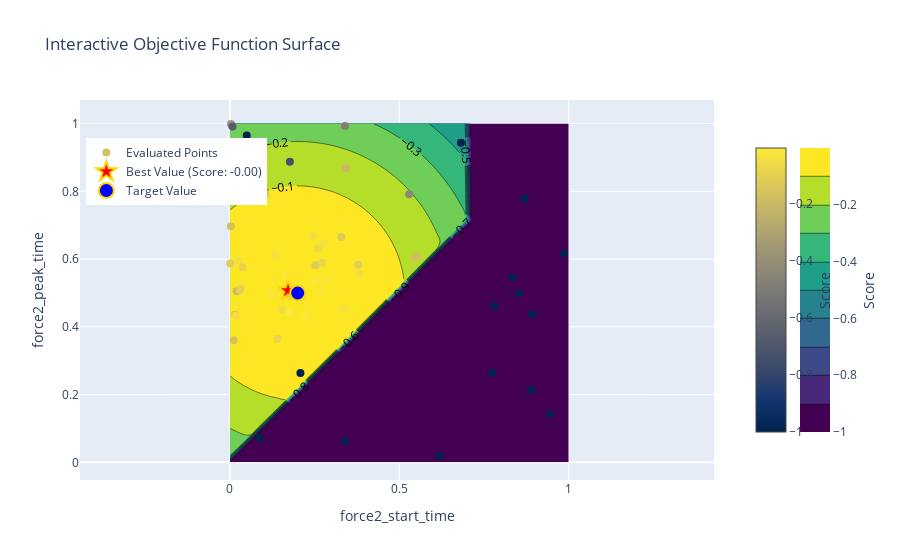

Notebook cell for this chart:
### Code cell
import plotly.graph_objects as go
from plotly.offline import iplot

def visualize_objective_surface_interactive(optimizer):
    # Use a 2D slice for simplicity (vary two parameters, fix others)
    x = np.linspace(0.0, 1.0, 50)  # Adjust these ranges to match pbounds
    y = np.linspace(0.0, 1.0, 50)  # Adjust these ranges to match pbounds
    X, Y = np.meshgrid(x, y)

    # Fixed parameters for visualization

    # Compute objective values for each combination of x, y
    Z = np.array([
        objective(x, y)
        for xi, yi in zip(np.ravel(X), np.ravel(Y))
    ])
    Z = Z.reshape(X.shape)

    # Extract evaluated points and hover information from optimizer.res
    evaluated_x = []
    evaluated_y = []
    evaluated_scores = []
    hover_texts = []

    for res in optimizer.res:
        params = res["params"]
        score = res["target"]

        evaluated_x.append(params["force2_start_time"])
        evaluated_y.append(params["force2_end_time"])
        evaluated_scores.append(score)

        # Format hover text to include all parameter values and the score
        hover_text = (
            f"<b>Score:</b> {score:.2f}<br>"
            f"<b>force2_start_time:</b> {params['force2_start_time']:.2f}<br>"
            f"<b>force2_end_time:</b> {params['force2_end_time']:.2f}"
        )
        hover_texts.append(hover_text)

    # Extract the best point
    best_params = optimizer.max["params"]
    best_x = best_params["force2_start_time"]
    best_y = best_params["force2_end_time"]
    best_score = optimizer.max["target"]

    # Create the interactive plot
    fig = go.Figure()

    # Add the contour surface
    fig.add_trace(go.Contour(
        x=x, y=y, z=Z,
        colorscale="Viridis",
        colorbar=dict(
            title="Score",
            titleside="right",
            x=1.12,  # Move colorbar slightly right
            len=0.8  # Adjust colorbar length
        ),
        contours=dict(showlabels=True),
        name="Objective Surface"
    ))

    # Add evaluated points with hover information
    fig.add_trace(go.Scatter(
        x=evaluated_x, y=evaluated_y,
        mode='markers',
        marker=dict(
            size=8,
            color=evaluated_scores,
            colorscale="Cividis",
            showscale=True,
            colorbar=dict(
                title="Score",
                titleside="right",
                x=1.05,  # Move colorbar slightly right
                len=0.8  # Adjust colorbar length
            ),
        ),
        text=hover_texts,  # Add hover information
        hoverinfo="text",  # Display custom hover text
        name="Evaluated Points"
    ))

    # Add the best point
    fig.add_trace(go.Scatter(
        x=[best_x], y=[best_y],
        mode='markers',
        marker=dict(
            size=15,
            color='red',
            symbol='star',
            line=dict(width=2, color='gold')
        ),
        name=f"Best Value (Score: {best_score:.2f})",
        hoverinfo="skip"  # Skip hover text for the best point
    ))

    # Add the target point
    fig.add_trace(go.Scatter(
        x=[0.2], y=[0.7],
        mode='markers',
        marker=dict(
            size=15,
            color='blue',
            symbol='circle',
            line=dict(width=2, color='gold')
        ),
        name=f"Target Value",
        hoverinfo="skip"  # Skip hover text for the best point
    ))

    # Update layout for better visualization
    fig.update_layout(
        title="Interactive Objective Function Surface",
        xaxis_title="force2_start_time",
        yaxis_title="force2_peak_time",
        xaxis=dict(scaleanchor="y"),  # Link x-axis scale to y-axis scale
        yaxis=dict(scaleanchor="x"),  # Link y-axis scale to x-axis scale
        legend=dict(yanchor="top", y=0.9, xanchor="left", x=0.01),
        template="plotly"
    )

    # Show the interactive plot
    iplot(fig)


# Example usage:
visualize_objective_surface_interactive(optimizer)

### Figure 1 — Plotly figure (JSON) as saved in the notebook; plotly's stock layout.template omitted (floating-point values rounded to 4 significant figures; data arrays with more than 128 entries replaced by an {"elided": "..."} marker saying what was removed)
{"data": [{"colorbar": {"len": 0.8, "title": {"side": "right", "text": "Score"}, "x": 1.12}, "colorscale": [[0, "#440154"], [0.1111, "#482878"], [0.2222, "#3e4989"], [0.3333, "#31688e"], [0.4444, "#26828e"], [0.5556, "#1f9e89"], [0.6667, "#35b779"], [0.7778, "#6ece58"], [0.8889, "#b5de2b"], [1, "#fde725"]], "contours": {"showlabels": true}, "name": "Objective Surface", "type": "contour", "x": [0, 0.02041, 0.04082, 0.06122, 0.08163, 0.102, 0.1224, 0.1429, 0.1633, 0.1837, 0.2041, 0.2245, 0.2449, 0.2653, 0.2857, 0.3061, 0.3265, 0.3469, 0.3673, 0.3878, 0.4082, 0.4286, 0.449, 0.4694, 0.4898, 0.5102, 0.5306, 0.551, 0.5714, 0.5918, 0.6122, 0.6327, 0.6531, 0.6735, 0.6939, 0.7143, 0.7347, 0.7551, 0.7755, 0.7959, 0.8163, 0.8367, 0.8571, 0.8776, 0.898, 0.9184, 0.9388, 0.9592, 0.9796, 1], "y": [0, 0.02041, 0.04082, 0.06122, 0.08163, 0.102, 0.1224, 0.1429, 0.1633, 0.1837, 0.2041, 0.2245, 0.2449, 0.2653, 0.2857, 0.3061, 0.3265, 0.3469, 0.3673, 0.3878, 0.4082, 0.4286, 0.449, 0.4694, 0.4898, 0.5102, 0.5306, 0.551, 0.5714, 0.5918, 0.6122, 0.6327, 0.6531, 0.6735, 0.6939, 0.7143, 0.7347, 0.7551, 0.7755, 0.7959, 0.8163, 0.8367, 0.8571, 0.8776, 0.898, 0.9184, 0.9388, 0.9592, 0.9796, 1], "z": {"elided": "50x50 float values"}}, {"hoverinfo": "text", "marker": {"color": [-0.1596, -1, -0.4363, -1, -1, -1, -1, -1, -1, -1, -0.1731, -0.1044, -1, -0.7463, -0.03396, -0.1263, -0.3574, -1, -0.2047, -0.6753, -0.2089, -0.08455, -0.4863, -0.04461, -1, -0.1616, -0.07941, -0.147, -0.01888, -1, -0.1109, -0.1981, -0.1294, -1, -0.06558, -0.04772, -0.05855, -0.1179, -0.01675, -0.07876, -1, -0.1535, -0.0397, -0.01794, -1, -0.153, -0.135, -0.04659, -0.1007, -0.09772, -0.05484, -0.004058, -0.04142, -0.01169, -0.03943, -0.01024, -0.03745, -0.01874, -0.009807, -0.006129], "colorbar": {"len": 0.8, "title": {"side": "right", "text": "Score"}, "x": 1.05}, "colorscale": [[0, "#00224e"], [0.1111, "#123570"], [0.2222, "#3b496c"], [0.3333, "#575d6d"], [0.4444, "#707173"], [0.5556, "#8a8678"], [0.6667, "#a59c74"], [0.7778, "#c3b369"], [0.8889, "#e1cc55"], [1, "#fee838"]], "showscale": true, "size": 8}, "mode": "markers", "name": "Evaluated Points", "text": ["<b>Score:</b> -0.16<br><b>force2_start_time:</b> 0.54<br><b>force2_peak_time:</b> 0.60", "<b>Score:</b> -1.00<br><b>force2_start_time:</b> 0.89<br><b>force2_peak_time:</b> 0.44", "<b>Score:</b> -0.44<br><b>force2_start_time:</b> 0.53<br><b>force2_peak_time:</b> 0.79", "<b>Score:</b> -1.00<br><b>force2_start_time:</b> 0.09<br><b>force2_peak_time:</b> 0.07", "<b>Score:</b> -1.00<br><b>force2_start_time:</b> 0.87<br><b>force2_peak_time:</b> 0.78", "<b>Score:</b> -1.00<br><b>force2_start_time:</b> 0.78<br><b>force2_peak_time:</b> 0.46", "<b>Score:</b> -1.00<br><b>force2_start_time:</b> 0.94<br><b>force2_peak_time:</b> 0.14", "<b>Score:</b> -1.00<br><b>force2_start_time:</b> 0.77<br><b>force2_peak_time:</b> 0.26", "<b>Score:</b> -1.00<br><b>force2_start_time:</b> 0.62<br><b>force2_peak_time:</b> 0.02", "<b>Score:</b> -1.00<br><b>force2_start_time:</b> 0.68<br><b>force2_peak_time:</b> 0.94", "<b>Score:</b> -0.17<br><b>force2_start_time:</b> 0.55<br><b>force2_peak_time:</b> 0.61", "<b>Score:</b> -0.10<br><b>force2_start_time:</b> 0.38<br><b>force2_peak_time:</b> 0.58", "<b>Score:</b> -1.00<br><b>force2_start_time:</b> 0.21<br><b>force2_peak_time:</b> 0.26", "<b>Score:</b> -0.75<br><b>force2_start_time:</b> 0.18<br><b>force2_peak_time:</b> 0.89", "<b>Score:</b> -0.03<br><b>force2_start_time:</b> 0.28<br><b>force2_peak_time:</b> 0.65", "<b>Score:</b> -0.13<br><b>force2_start_time:</b> 0.10<br><b>force2_peak_time:</b> 0.79", "<b>Score:</b> -0.36<br><b>force2_start_time:</b> 0.00<br><b>force2_peak_time:</b> 1.00", "<b>Score:</b> -1.00<br><b>force2_start_time:</b> 0.83<br><b>force2_peak_time:</b> 0.55", "<b>Score:</b> -0.20<br><b>force2_start_time:</b> 0.00<br><b>force2_peak_time:</b> 0.84", "<b>Score:</b> -0.68<br><b>force2_start_time:</b> 0.01<br><b>force2_peak_time:</b> 0.99", "<b>Score:</b> -0.21<br><b>force2_start_time:</b> 0.02<br><b>force2_peak_time:</b> 0.51", "<b>Score:</b> -0.08<br><b>force2_start_time:</b> 0.04<br><b>force2_peak_time:</b> 0.58", "<b>Score:</b> -0.49<br><b>force2_start_time:</b> 0.34<br><b>force2_peak_time:</b> 0.99", "<b>Score:</b> -0.04<br><b>force2_start_time:</b> 0.02<br><b>force2_peak_time:</b> 0.60", "<b>Score:</b> -1.00<br><b>force2_start_time:</b> 0.34<br><b>force2_peak_time:</b> 0.06", "<b>Score:</b> -0.16<br><b>force2_start_time:</b> 0.00<br><b>force2_peak_time:</b> 0.70", "<b>Score:</b> -0.08<br><b>force2_start_time:</b> 0.27<br><b>force2_peak_time:</b> 0.59", "<b>Score:</b> -0.15<br><b>force2_start_time:</b> 0.09<br><b>force2_peak_time:</b> 0.81", "<b>Score:</b> -0.02<br><b>force2_start_time:</b> 0.29<br><b>force2_peak_time:</b> 0.54", "<b>Score:</b> -1.00<br><b>force2_start_time:</b> 0.99<br><b>force2_peak_time:</b> 0.62", "<b>Score:</b> -0.11<br><b>force2_start_time:</b> 0.00<br><b>force2_peak_time:</b> 0.59", "<b>Score:</b> -0.20<br><b>force2_start_time:</b> 0.34<br><b>force2_peak_time:</b> 0.87", "<b>Score:</b> -0.13<br><b>force2_start_time:</b> 0.33<br><b>force2_peak_time:</b> 0.66", "<b>Score:</b> -1.00<br><b>force2_start_time:</b> 0.05<br><b>force2_peak_time:</b> 0.96", "<b>Score:</b> -0.07<br><b>force2_start_time:</b> 0.03<br><b>force2_peak_time:</b> 0.51", "<b>Score:</b> -0.05<br><b>force2_start_time:</b> 0.24<br><b>force2_peak_time:</b> 0.67", "<b>Score:</b> -0.06<br><b>force2_start_time:</b> 0.26<br><b>force2_peak_time:</b> 0.63", "<b>Score:</b> -0.12<br><b>force2_start_time:</b> 0.25<br><b>force2_peak_time:</b> 0.58", "<b>Score:</b> -0.02<br><b>force2_start_time:</b> 0.12<br><b>force2_peak_time:</b> 0.50", "<b>Score:</b> -0.08<br><b>force2_start_time:</b> 0.14<br><b>force2_peak_time:</b> 0.36", "<b>Score:</b> -1.00<br><b>force2_start_time:</b> 0.89<br><b>force2_peak_time:</b> 0.21", "<b>Score:</b> -0.15<br><b>force2_start_time:</b> 0.01<br><b>force2_peak_time:</b> 0.44", "<b>Score:</b> -0.04<br><b>force2_start_time:</b> 0.34<br><b>force2_peak_time:</b> 0.45", "<b>Score:</b> -0.02<br><b>force2_start_time:</b> 0.15<br><b>force2_peak_time:</b> 0.51", "<b>Score:</b> -1.00<br><b>force2_start_time:</b> 0.85<br><b>force2_peak_time:</b> 0.50", "<b>Score:</b> -0.15<br><b>force2_start_time:</b> 0.01<br><b>force2_peak_time:</b> 0.36", "<b>Score:</b> -0.13<br><b>force2_start_time:</b> 0.09<br><b>force2_peak_time:</b> 0.81", "<b>Score:</b> -0.05<br><b>force2_start_time:</b> 0.02<br><b>force2_peak_time:</b> 0.43", "<b>Score:</b> -0.10<br><b>force2_start_time:</b> 0.03<br><b>force2_peak_time:</b> 0.51", "<b>Score:</b> -0.10<br><b>force2_start_time:</b> 0.18<br><b>force2_peak_time:</b> 0.49", "<b>Score:</b> -0.05<br><b>force2_start_time:</b> 0.16<br><b>force2_peak_time:</b> 0.45", "<b>Score:</b> -0.00<br><b>force2_start_time:</b> 0.17<br><b>force2_peak_time:</b> 0.51", "<b>Score:</b> -0.04<br><b>force2_start_time:</b> 0.38<br><b>force2_peak_time:</b> 0.56", "<b>Score:</b> -0.01<br><b>force2_start_time:</b> 0.22<br><b>force2_peak_time:</b> 0.43", "<b>Score:</b> -0.04<br><b>force2_start_time:</b> 0.21<br><b>force2_peak_time:</b> 0.48", "<b>Score:</b> -0.01<br><b>force2_start_time:</b> 0.16<br><b>force2_peak_time:</b> 0.55", "<b>Score:</b> -0.04<br><b>force2_start_time:</b> 0.13<br><b>force2_peak_time:</b> 0.61", "<b>Score:</b> -0.02<br><b>force2_start_time:</b> 0.27<br><b>force2_peak_time:</b> 0.51", "<b>Score:</b> -0.01<br><b>force2_start_time:</b> 0.17<br><b>force2_peak_time:</b> 0.44", "<b>Score:</b> -0.01<br><b>force2_start_time:</b> 0.25<br><b>force2_peak_time:</b> 0.54"], "type": "scatter", "x": [0.5449, 0.8918, 0.5289, 0.08713, 0.87, 0.7805, 0.9447, 0.7742, 0.6176, 0.6818, 0.5528, 0.3787, 0.2081, 0.1769, 0.2773, 0.1046, 0.00324, 0.8335, 0.001155, 0.0074, 0.01993, 0.03669, 0.3396, 0.0228, 0.3397, 0.002808, 0.2724, 0.0886, 0.2876, 0.9857, 0.00062, 0.3417, 0.3286, 0.04967, 0.03146, 0.2445, 0.2587, 0.2522, 0.121, 0.1403, 0.8894, 0.01457, 0.3361, 0.1527, 0.8524, 0.01098, 0.09201, 0.01631, 0.02969, 0.1792, 0.1568, 0.1716, 0.3822, 0.224, 0.2138, 0.1632, 0.132, 0.2687, 0.1724, 0.2504], "y": [0.6028, 0.4376, 0.7917, 0.07104, 0.7782, 0.4615, 0.1434, 0.2646, 0.01879, 0.9437, 0.6069, 0.5834, 0.2635, 0.8874, 0.6456, 0.7913, 0.9988, 0.5462, 0.8359, 0.9914, 0.5054, 0.5756, 0.9932, 0.5957, 0.06252, 0.6969, 0.589, 0.8115, 0.5375, 0.6172, 0.5871, 0.8679, 0.665, 0.9648, 0.5137, 0.67, 0.6314, 0.5815, 0.4968, 0.3643, 0.2136, 0.4358, 0.4538, 0.5079, 0.4988, 0.3601, 0.8061, 0.4329, 0.5085, 0.4908, 0.4507, 0.507, 0.5576, 0.4297, 0.4849, 0.5523, 0.6105, 0.5073, 0.4421, 0.5353]}, {"hoverinfo": "skip", "marker": {"color": "red", "line": {"color": "gold", "width": 2}, "size": 15, "symbol": "star"}, "mode": "markers", "name": "Best Value (Score: -0.00)", "type": "scatter", "x": [0.1716], "y": [0.507]}, {"hoverinfo": "skip", "marker": {"color": "blue", "line": {"color": "gold", "width": 2}, "size": 15, "symbol": "circle"}, "mode": "markers", "name": "Target Value", "type": "scatter", "x": [0.2], "y": [0.5]}], "layout": {"legend": {"x": 0.01, "xanchor": "left", "y": 0.9, "yanchor": "top"}, "title": {"text": "Interactive Objective Function Surface"}, "xaxis": {"scaleanchor": "y", "title": {"text": "force2_start_time"}}, "yaxis": {"scaleanchor": "x", "title": {"text": "force2_peak_time"}}}}
